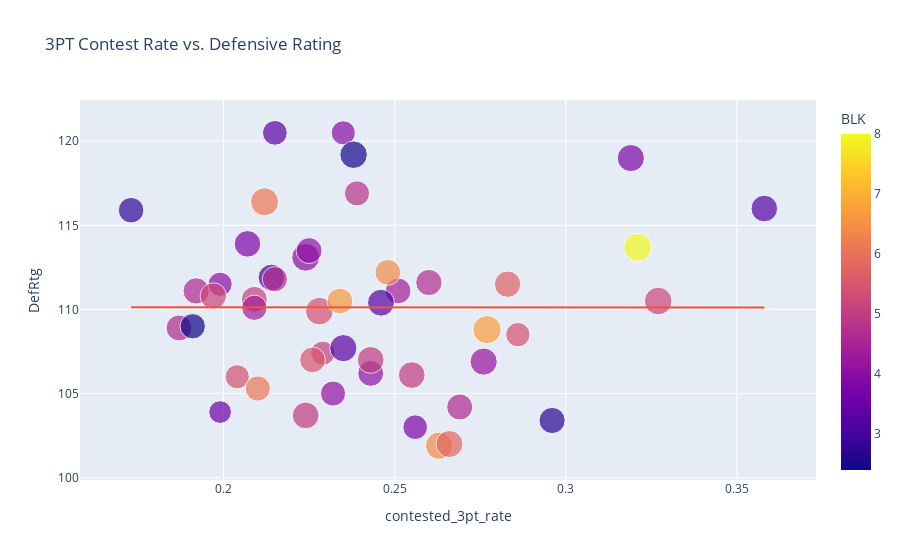

The code cell stored with this chart in its notebook:
### Code cell
fig = px.scatter(opp_added, x='contested_3pt_rate', y='DefRtg', title='3PT Contest Rate vs. Defensive Rating',
                color='BLK', size='contest_rate',
                 trendline='ols', hover_data=['TEAM'])

fig.show()

results = px.get_trendline_results(fig)
results.px_fit_results.iloc[0].summary()

### Figure 1 — Plotly figure (JSON) as saved in the notebook; plotly's stock layout.template omitted (floating-point values rounded to 4 significant figures)
{"data": [{"customdata": [["2019 Boston Celtics"], ["2019 Brooklyn Nets"], ["2019 Denver Nuggets"], ["2019 Detroit Pistons"], ["2019 Golden State Warriors"], ["2019 Houston Rockets"], ["2019 Indiana Pacers"], ["2019 LA Clippers"], ["2019 Milwaukee Bucks"], ["2019 Oklahoma City Thunder"], ["2019 Orlando Magic"], ["2019 Philadelphia 76ers"], ["2019 Portland Trail Blazers"], ["2019 San Antonio Spurs"], ["2019 Toronto Raptors"], ["2019 Utah Jazz"], ["2018 Boston Celtics"], ["2018 Cleveland Cavaliers"], ["2018 Golden State Warriors"], ["2018 Houston Rockets"], ["2018 Indiana Pacers"], ["2018 Miami Heat"], ["2018 Milwaukee Bucks"], ["2018 Minnesota Timberwolves"], ["2018 New Orleans Pelicans"], ["2018 Oklahoma City Thunder"], ["2018 Philadelphia 76ers"], ["2018 Portland Trail Blazers"], ["2018 San Antonio Spurs"], ["2018 Toronto Raptors"], ["2018 Utah Jazz"], ["2018 Washington Wizards"], ["2017 Atlanta Hawks"], ["2017 Boston Celtics"], ["2017 Chicago Bulls"], ["2017 Cleveland Cavaliers"], ["2017 Golden State Warriors"], ["2017 Houston Rockets"], ["2017 Indiana Pacers"], ["2017 LA Clippers"], ["2017 Memphis Grizzlies"], ["2017 Milwaukee Bucks"], ["2017 Oklahoma City Thunder"], ["2017 Portland Trail Blazers"], ["2017 San Antonio Spurs"], ["2017 Toronto Raptors"], ["2017 Utah Jazz"], ["2017 Washington Wizards"]], "hovertemplate": "contested_3pt_rate=%{x}<br>DefRtg=%{y}<br>contest_rate=%{marker.size}<br>TEAM=%{customdata[0]}<br>BLK=%{marker.color}<extra></extra>", "legendgroup": "", "marker": {"color": [3.8, 2.8, 4.6, 4, 5.7, 5.1, 3.5, 3.3, 6.4, 5.4, 4, 5.4, 5.1, 4, 4.6, 5.4, 4.1, 4.4, 5.8, 5.5, 2.7, 6.4, 6.7, 3.2, 5, 4.2, 4.1, 3.8, 3, 6.1, 5, 5.2, 3.3, 4.1, 5.2, 4.7, 6.1, 4.6, 3.8, 2.4, 2.5, 5, 8, 4.8, 4.7, 4.4, 3.2, 6.6], "coloraxis": "coloraxis", "size": [0.568, 0.61, 0.645, 0.544, 0.646, 0.545, 0.481, 0.57, 0.697, 0.714, 0.543, 0.544, 0.626, 0.719, 0.634, 0.552, 0.622, 0.625, 0.68, 0.616, 0.638, 0.618, 0.744, 0.66, 0.671, 0.69, 0.588, 0.656, 0.658, 0.729, 0.665, 0.647, 0.686, 0.626, 0.715, 0.594, 0.594, 0.63, 0.688, 0.599, 0.704, 0.666, 0.736, 0.589, 0.644, 0.597, 0.673, 0.622], "sizemode": "area", "sizeref": 0.00186, "symbol": "circle"}, "mode": "markers", "name": "", "orientation": "v", "showlegend": false, "type": "scatter", "x": [0.256, 0.173, 0.192, 0.235, 0.283, 0.229, 0.199, 0.215, 0.263, 0.228, 0.199, 0.204, 0.209, 0.224, 0.269, 0.286, 0.243, 0.251, 0.266, 0.226, 0.296, 0.248, 0.277, 0.358, 0.243, 0.276, 0.232, 0.207, 0.214, 0.212, 0.255, 0.197, 0.235, 0.225, 0.327, 0.215, 0.21, 0.187, 0.319, 0.191, 0.238, 0.224, 0.321, 0.239, 0.26, 0.209, 0.246, 0.234], "xaxis": "x", "y": [103, 115.9, 111.1, 120.5, 111.5, 107.4, 103.9, 120.5, 101.9, 109.9, 111.5, 106, 110.6, 113.1, 104.2, 108.5, 106.2, 111.1, 102, 107, 103.4, 112.2, 108.8, 116, 107, 106.9, 105, 113.9, 111.9, 116.4, 106.1, 110.8, 107.7, 113.5, 110.5, 111.8, 105.3, 108.9, 119, 109, 119.2, 103.7, 113.7, 116.9, 111.6, 110.1, 110.4, 110.5], "yaxis": "y"}, {"hovertemplate": "<b>OLS trendline</b><br>DefRtg = -0.0980353 * contested_3pt_rate + 110.149<br>R<sup>2</sup>=0.000001<br><br>contested_3pt_rate=%{x}<br>DefRtg=%{y} <b>(trend)</b><extra></extra>", "legendgroup": "", "marker": {"symbol": "circle"}, "mode": "lines", "name": "", "showlegend": false, "type": "scatter", "x": [0.173, 0.187, 0.191, 0.192, 0.197, 0.199, 0.199, 0.204, 0.207, 0.209, 0.209, 0.21, 0.212, 0.214, 0.215, 0.215, 0.224, 0.224, 0.225, 0.226, 0.228, 0.229, 0.232, 0.234, 0.235, 0.235, 0.238, 0.239, 0.243, 0.243, 0.246, 0.248, 0.251, 0.255, 0.256, 0.26, 0.263, 0.266, 0.269, 0.276, 0.277, 0.283, 0.286, 0.296, 0.319, 0.321, 0.327, 0.358], "xaxis": "x", "y": [110.1, 110.1, 110.1, 110.1, 110.1, 110.1, 110.1, 110.1, 110.1, 110.1, 110.1, 110.1, 110.1, 110.1, 110.1, 110.1, 110.1, 110.1, 110.1, 110.1, 110.1, 110.1, 110.1, 110.1, 110.1, 110.1, 110.1, 110.1, 110.1, 110.1, 110.1, 110.1, 110.1, 110.1, 110.1, 110.1, 110.1, 110.1, 110.1, 110.1, 110.1, 110.1, 110.1, 110.1, 110.1, 110.1, 110.1, 110.1], "yaxis": "y"}], "layout": {"coloraxis": {"colorbar": {"title": {"text": "BLK"}}, "colorscale": [[0, "#0d0887"], [0.1111, "#46039f"], [0.2222, "#7201a8"], [0.3333, "#9c179e"], [0.4444, "#bd3786"], [0.5556, "#d8576b"], [0.6667, "#ed7953"], [0.7778, "#fb9f3a"], [0.8889, "#fdca26"], [1, "#f0f921"]]}, "legend": {"itemsizing": "constant", "tracegroupgap": 0}, "title": {"text": "3PT Contest Rate vs. Defensive Rating"}, "xaxis": {"anchor": "y", "domain": [0, 1], "title": {"text": "contested_3pt_rate"}}, "yaxis": {"anchor": "x", "domain": [0, 1], "title": {"text": "DefRtg"}}}}
